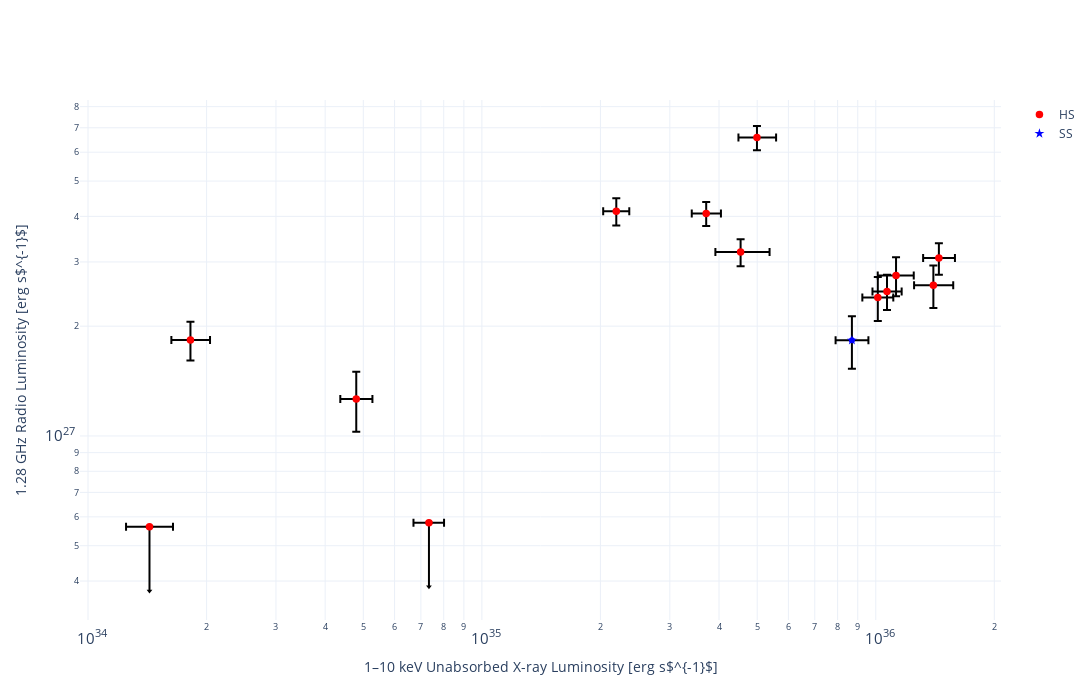

Notebook source saved alongside this figure:
### Code cell
# With the new data
plot_Lr_Lx_plotly(interpolated_data, colourby="state")

### Figure 1 — Plotly figure (JSON) as saved in the notebook; plotly's stock layout.template omitted (floating-point values rounded to 4 significant figures)
{"data": [{"error_x": {"array": [5.911e+34, 3.341e+34, 4.756e+33, 2.206e+33, 1.732e+34, 2.11e+33, 6.773e+33, 1.425e+35, 1.724e+35, 9.552e+34, 1.228e+35, 9.595e+34, 8.808e+34, 8.372e+34], "arrayminus": [5.125e+34, 3.003e+34, 4.273e+33, 1.92e+33, 1.618e+34, 1.834e+33, 6.347e+33, 1.272e+35, 1.494e+35, 8.696e+34, 1.143e+35, 8.752e+34, 7.915e+34, 6.218e+34], "color": "black", "symmetric": false, "type": "data", "visible": true}, "error_y": {"array": [5.004e+26, 3.086e+26, 2.361e+26, 2.23e+26, 3.563e+26, 0.0, 0.0, 3.051e+26, 3.448e+26, 2.755e+26, 3.378e+26, 3.306e+26, 3.007e+26, 2.713e+26], "color": "black", "type": "data", "visible": true}, "hoverinfo": "skip", "marker": {"color": "blue", "size": 0}, "mode": "markers", "showlegend": false, "type": "scatter", "x": [4.993e+35, 3.711e+35, 4.797e+34, 1.82e+34, 2.194e+35, 1.432e+34, 7.338e+34, 1.446e+36, 1.4e+36, 1.068e+36, 1.126e+36, 1.012e+36, 8.699e+35, 4.538e+35], "y": [6.579e+27, 4.072e+27, 1.264e+27, 1.833e+27, 4.132e+27, 5.639e+26, 5.785e+26, 3.074e+27, 2.589e+27, 2.49e+27, 2.752e+27, 2.397e+27, 1.829e+27, 3.192e+27]}, {"error_y": {"arrayminus": [1.88e+26], "color": "black", "type": "data", "visible": true, "width": 0}, "hoverinfo": "skip", "marker": {"color": "blue", "size": 0}, "mode": "markers", "showlegend": false, "type": "scatter", "x": [1.432e+34], "y": [5.639e+26]}, {"hoverinfo": "skip", "marker": {"color": "black", "size": 5, "symbol": "triangle-down"}, "mode": "markers", "showlegend": false, "type": "scatter", "x": [1.432e+34], "y": [3.76e+26]}, {"error_y": {"arrayminus": [1.928e+26], "color": "black", "type": "data", "visible": true, "width": 0}, "hoverinfo": "skip", "marker": {"color": "blue", "size": 0}, "mode": "markers", "showlegend": false, "type": "scatter", "x": [7.338e+34], "y": [5.785e+26]}, {"hoverinfo": "skip", "marker": {"color": "black", "size": 5, "symbol": "triangle-down"}, "mode": "markers", "showlegend": false, "type": "scatter", "x": [7.338e+34], "y": [3.856e+26]}, {"marker": {"color": "red", "size": 7.5, "symbol": "circle"}, "mode": "markers", "name": "HS", "type": "scatter", "x": [4.993e+35, 3.711e+35, 4.797e+34, 1.82e+34, 2.194e+35, 1.432e+34, 7.338e+34, 1.446e+36, 1.4e+36, 1.068e+36, 1.126e+36, 1.012e+36, 4.538e+35], "y": [6.579e+27, 4.072e+27, 1.264e+27, 1.833e+27, 4.132e+27, 5.639e+26, 5.785e+26, 3.074e+27, 2.589e+27, 2.49e+27, 2.752e+27, 2.397e+27, 3.192e+27]}, {"marker": {"color": "blue", "size": 7.5, "symbol": "star"}, "mode": "markers", "name": "SS", "type": "scatter", "x": [8.699e+35], "y": [1.829e+27]}], "layout": {"height": 700, "width": 1200, "xaxis": {"title": {"text": "1–10 keV Unabsorbed X-ray Luminosity [erg s$^{-1}$]"}, "type": "log"}, "yaxis": {"title": {"text": "1.28 GHz Radio Luminosity [erg s$^{-1}$]"}, "type": "log"}}}
